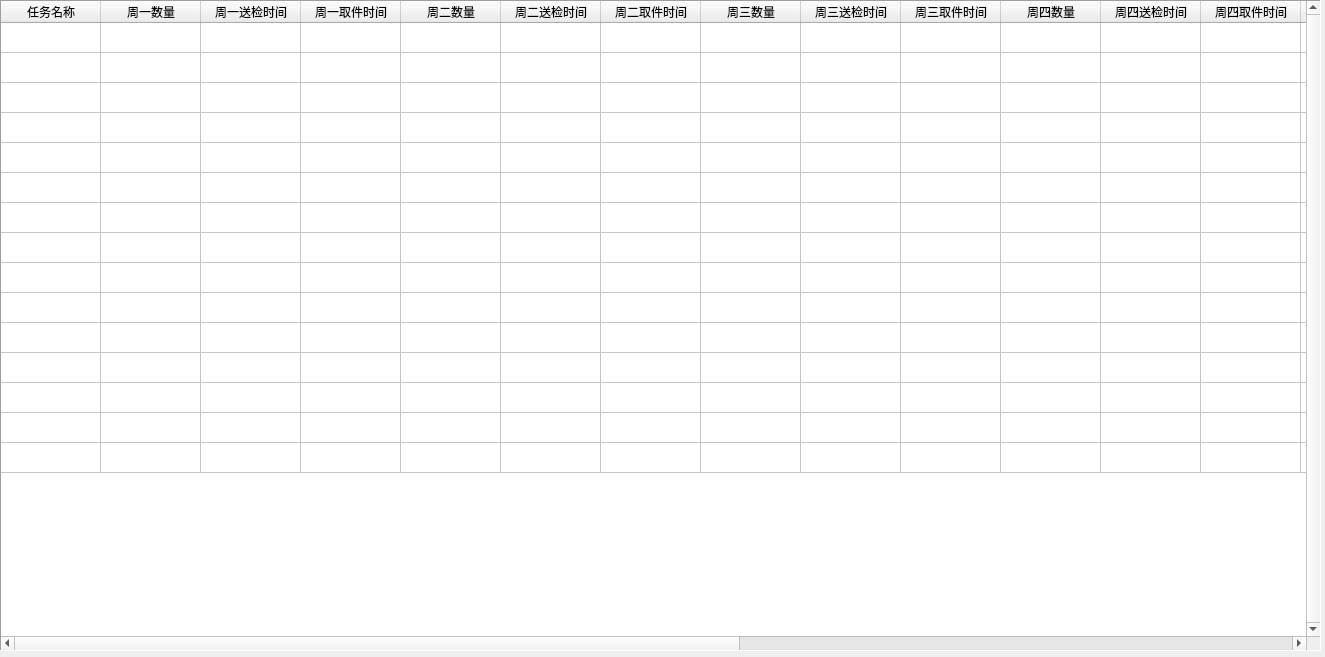
<?xml version="1.0" encoding="UTF-8"?>
<ui version="4.0">
 <class>Dialog_showalltask</class>
 <widget class="QDialog" name="Dialog_showalltask">
  <property name="geometry">
   <rect>
    <x>0</x>
    <y>0</y>
    <width>1325</width>
    <height>657</height>
   </rect>
  </property>
  <property name="windowTitle">
   <string>Dialog</string>
  </property>
  <property name="windowIcon">
   <iconset>
    <normaloff>source/todaytaskwindow.ico</normaloff>source/todaytaskwindow.ico</iconset>
  </property>
  <property name="statusTip">
   <string/>
  </property>
  <property name="layoutDirection">
   <enum>Qt::LeftToRight</enum>
  </property>
  <widget class="QTableWidget" name="tasktable">
   <property name="enabled">
    <bool>true</bool>
   </property>
   <property name="geometry">
    <rect>
     <x>0</x>
     <y>0</y>
     <width>1321</width>
     <height>651</height>
    </rect>
   </property>
   <property name="sizePolicy">
    <sizepolicy hsizetype="Expanding" vsizetype="Expanding">
     <horstretch>0</horstretch>
     <verstretch>0</verstretch>
    </sizepolicy>
   </property>
   <property name="frameShape">
    <enum>QFrame::Panel</enum>
   </property>
   <property name="frameShadow">
    <enum>QFrame::Sunken</enum>
   </property>
   <property name="lineWidth">
    <number>1</number>
   </property>
   <property name="midLineWidth">
    <number>0</number>
   </property>
   <property name="verticalScrollBarPolicy">
    <enum>Qt::ScrollBarAlwaysOn</enum>
   </property>
   <property name="horizontalScrollBarPolicy">
    <enum>Qt::ScrollBarAlwaysOn</enum>
   </property>
   <property name="autoScroll">
    <bool>false</bool>
   </property>
   <property name="autoScrollMargin">
    <number>0</number>
   </property>
   <property name="selectionMode">
    <enum>QAbstractItemView::ExtendedSelection</enum>
   </property>
   <property name="verticalScrollMode">
    <enum>QAbstractItemView::ScrollPerPixel</enum>
   </property>
   <property name="horizontalScrollMode">
    <enum>QAbstractItemView::ScrollPerPixel</enum>
   </property>
   <property name="gridStyle">
    <enum>Qt::SolidLine</enum>
   </property>
   <property name="sortingEnabled">
    <bool>true</bool>
   </property>
   <property name="rowCount">
    <number>15</number>
   </property>
   <property name="columnCount">
    <number>23</number>
   </property>
   <attribute name="horizontalHeaderHighlightSections">
    <bool>true</bool>
   </attribute>
   <attribute name="horizontalHeaderShowSortIndicator" stdset="0">
    <bool>true</bool>
   </attribute>
   <attribute name="verticalHeaderVisible">
    <bool>false</bool>
   </attribute>
   <attribute name="verticalHeaderCascadingSectionResizes">
    <bool>false</bool>
   </attribute>
   <attribute name="verticalHeaderHighlightSections">
    <bool>false</bool>
   </attribute>
   <attribute name="verticalHeaderShowSortIndicator" stdset="0">
    <bool>false</bool>
   </attribute>
   <attribute name="verticalHeaderStretchLastSection">
    <bool>false</bool>
   </attribute>
   <row/>
   <row/>
   <row/>
   <row/>
   <row/>
   <row/>
   <row/>
   <row/>
   <row/>
   <row/>
   <row/>
   <row/>
   <row/>
   <row/>
   <row/>
   <column>
    <property name="text">
     <string>任务名称</string>
    </property>
    <property name="textAlignment">
     <set>AlignHCenter|AlignVCenter|AlignCenter</set>
    </property>
   </column>
   <column>
    <property name="text">
     <string>周一数量</string>
    </property>
    <property name="textAlignment">
     <set>AlignHCenter|AlignVCenter|AlignCenter</set>
    </property>
    <property name="background">
     <color>
      <red>170</red>
      <green>255</green>
      <blue>255</blue>
     </color>
    </property>
   </column>
   <column>
    <property name="text">
     <string>周一送检时间</string>
    </property>
    <property name="textAlignment">
     <set>AlignHCenter|AlignVCenter|AlignCenter</set>
    </property>
    <property name="background">
     <color>
      <red>170</red>
      <green>255</green>
      <blue>255</blue>
     </color>
    </property>
   </column>
   <column>
    <property name="text">
     <string>周一取件时间</string>
    </property>
    <property name="textAlignment">
     <set>AlignHCenter|AlignVCenter|AlignCenter</set>
    </property>
    <property name="background">
     <color>
      <red>170</red>
      <green>255</green>
      <blue>255</blue>
     </color>
    </property>
   </column>
   <column>
    <property name="text">
     <string>周二数量</string>
    </property>
    <property name="textAlignment">
     <set>AlignHCenter|AlignVCenter|AlignCenter</set>
    </property>
   </column>
   <column>
    <property name="text">
     <string>周二送检时间</string>
    </property>
    <property name="textAlignment">
     <set>AlignHCenter|AlignVCenter|AlignCenter</set>
    </property>
   </column>
   <column>
    <property name="text">
     <string>周二取件时间</string>
    </property>
    <property name="textAlignment">
     <set>AlignHCenter|AlignVCenter|AlignCenter</set>
    </property>
   </column>
   <column>
    <property name="text">
     <string>周三数量</string>
    </property>
    <property name="textAlignment">
     <set>AlignHCenter|AlignVCenter|AlignCenter</set>
    </property>
   </column>
   <column>
    <property name="text">
     <string>周三送检时间</string>
    </property>
    <property name="textAlignment">
     <set>AlignHCenter|AlignVCenter|AlignCenter</set>
    </property>
   </column>
   <column>
    <property name="text">
     <string>周三取件时间</string>
    </property>
   </column>
   <column>
    <property name="text">
     <string>周四数量</string>
    </property>
   </column>
   <column>
    <property name="text">
     <string>周四送检时间</string>
    </property>
   </column>
   <column>
    <property name="text">
     <string>周四取件时间</string>
    </property>
   </column>
   <column>
    <property name="text">
     <string>周五数量</string>
    </property>
   </column>
   <column>
    <property name="text">
     <string>周五送检时间</string>
    </property>
   </column>
   <column>
    <property name="text">
     <string>周五取件时间</string>
    </property>
    <property name="font">
     <font>
      <family>方正兰亭黑_GBK</family>
      <strikeout>false</strikeout>
     </font>
    </property>
    <property name="textAlignment">
     <set>AlignLeft|AlignVCenter</set>
    </property>
   </column>
   <column>
    <property name="text">
     <string>周六数量</string>
    </property>
   </column>
   <column>
    <property name="text">
     <string>周六数量</string>
    </property>
   </column>
   <column>
    <property name="text">
     <string>周六送检时间</string>
    </property>
   </column>
   <column>
    <property name="text">
     <string>周六取件时间</string>
    </property>
   </column>
   <column>
    <property name="text">
     <string>周日数量</string>
    </property>
   </column>
   <column>
    <property name="text">
     <string>周日送检时间</string>
    </property>
   </column>
   <column>
    <property name="text">
     <string>周日取件时间</string>
    </property>
   </column>
   <item row="0" column="1">
    <property name="background">
     <brush brushstyle="NoBrush">
      <color alpha="255">
       <red>170</red>
       <green>255</green>
       <blue>255</blue>
      </color>
     </brush>
    </property>
    <property name="foreground">
     <brush brushstyle="NoBrush">
      <color alpha="255">
       <red>255</red>
       <green>0</green>
       <blue>0</blue>
      </color>
     </brush>
    </property>
   </item>
   <item row="0" column="15">
    <property name="text">
     <string/>
    </property>
    <property name="font">
     <font>
      <family>方正兰亭黑_GBK</family>
      <weight>50</weight>
      <bold>false</bold>
     </font>
    </property>
   </item>
  </widget>
 </widget>
 <resources/>
 <connections/>
</ui>
